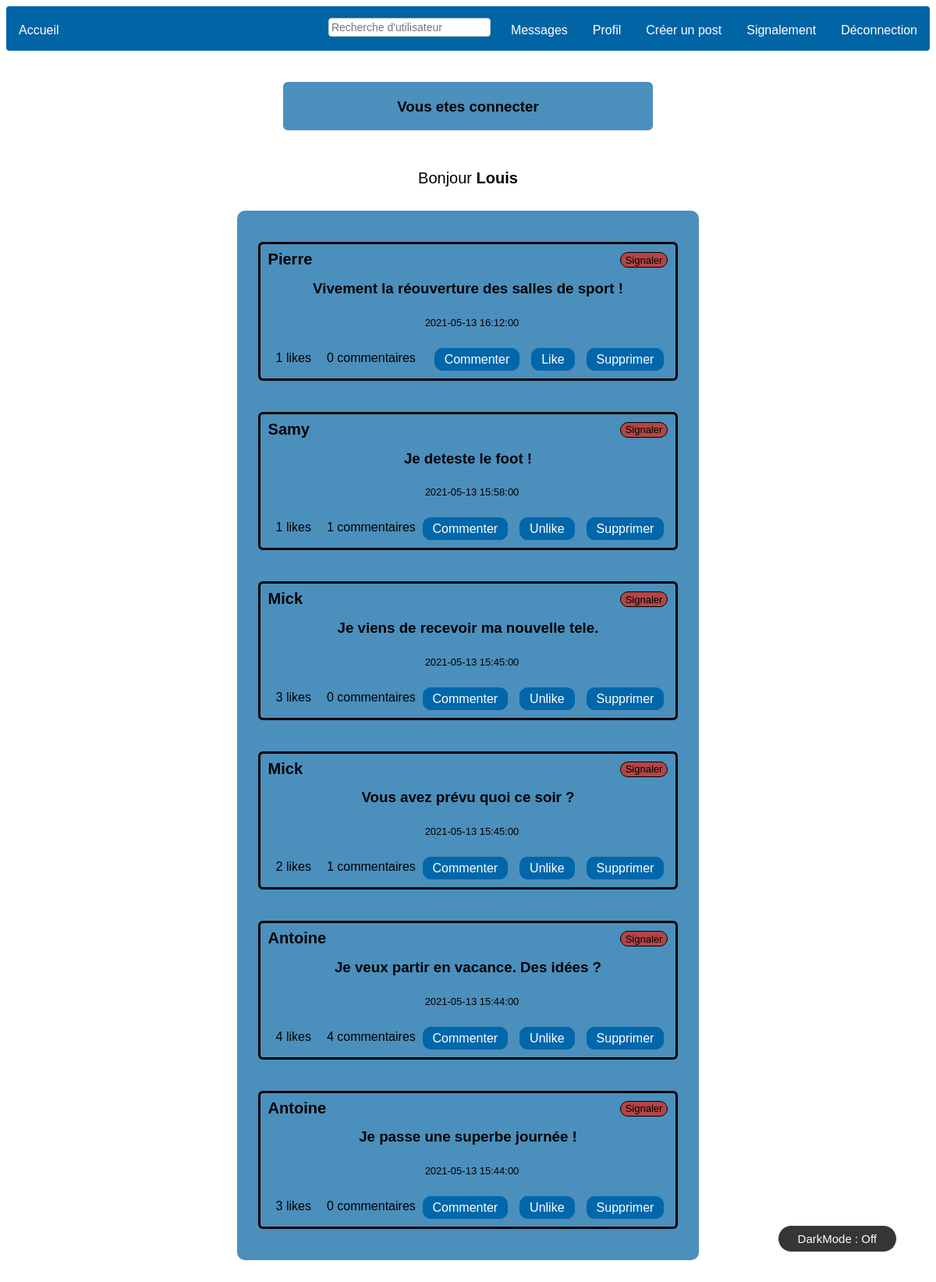
Page /WEBSITE/index.php (signed in) on the committed database.
### tables this page shows
CREATE TABLE `posts` (
  `id_post` int(11) NOT NULL,
  `id_user` int(11) NOT NULL,
  `post` varchar(1024) NOT NULL,
  `date` datetime NOT NULL
);

CREATE TABLE `users` (
  `id` int(11) NOT NULL,
  `pseudo` varchar(100) NOT NULL,
  `email` varchar(100) NOT NULL,
  `mot_de_passe` varchar(100) NOT NULL,
  `admin` tinyint(1) NOT NULL,
  `private` tinyint(1) NOT NULL,
  `bio` text DEFAULT NULL
);

### WEBSITE/file.php (the view, shortened to what this page needs)
<?php
$bdd = new PDO('mysql:host=127.0.0.1;dbname=database', 'root', '');
if (isset($_SESSION['id']) and !empty($_SESSION['id'])) {
	echo "<ul class=\"posts\">";
	$post = $bdd->prepare('SELECT * FROM posts ORDER BY id_post DESC');
	$post->execute(array());
	while ($m = $post->fetch()) {
		$id = $bdd->prepare('SELECT * FROM users WHERE id=?');
		$id->execute(array($m['id_user']));
		if ($id->rowCount() == 1) {
			$id = $id->fetch();
			$pseudo = $id['pseudo'];
			$id_post = $m['id_post'];
			$follow = $bdd->prepare('SELECT * FROM follow WHERE follower=? AND following=?');
			$follow->execute(array($_SESSION['pseudo'], $pseudo));
			if ($follow->rowCount() > 0) {
				echo "<li class=\"post\">";
				echo "<a class=\"follow\" href=create_report.php?id_post=" . $id_post . "><input class=\"report\" type=\"button\" value=\"Signaler\"></input></a></div>";
				echo "<a style=\"text-decoration: none; color: black;\" href=\"profile.php?profile=" . $pseudo . "\"><div class=\"envoyeur\">" . $pseudo . "</div></a><br><div class=\"message\"><h3>" . $m['post'] . "</h3></div><div class=\"date\">" . $m['date'] . "</div>";
				$id = $_SESSION['id'];
				$sth = $bdd->prepare("SELECT * FROM `likes` WHERE id_user =? AND id_post =?");
				$sth->execute(array($id, $id_post));
				$size = $sth->rowCount();
				if ($pseudo == $_SESSION['pseudo'] || isset($_SESSION['admin'])) {
					echo "<a class=\"delete\" href=\"delete_post.php?id=" . $id_post . "\"><input type=\"button\" class=\"supprimer\" value=\"Supprimer\"</input></a>";
				}
				if ($size >= 1) {
					echo "<a class=\"follow\" href=like.php?id_user=" . $pseudo . "&id_post=" . $id_post . "&action=1><input class=\"like\" type=\"button\" value=\"Unlike\"></input></a></div>";
				} else {
					echo "<a class=\"follow\" href=like.php?id_user=" . $pseudo . "&id_post=" . $id_post . "&action=2><input class=\"like\" type=\"button\" value=\"Like\"></input></a></div>";
				}
				$sth = $bdd->prepare("SELECT * FROM likes WHERE id_post=?");
				$sth->execute(array($id_post));
				$nbr_like = $sth->rowCount();
				echo "<a href=\"list_likes.php?id_post=" . $id_post . "\"><div class=\"like\">" . $nbr_like . " likes</div></a>";
				$sth = $bdd->prepare("SELECT * FROM comment WHERE id_post=?");
				$sth->execute(array($id_post));
				$nbr_c = $sth->rowCount();
				echo "<a href=\"list_comment.php?id_post=" . $id_post . "\"><div class=\"like\">" . $nbr_c . " commentaires</div></a>";
				echo "<a class=\"delete\" href=\"comment.php?id_post=" . $id_post . "\"><input type=\"button\" class=\"supprimer\" value=\"Commenter\"</input></a>";
				echo "</li>";
			}
		}
	}
	echo "</ul>";
}

### WEBSITE/index.php (shortened to what this page needs)
<!DOCTYPE html>
<html>
<head>
</head>
<body>
	<?php include('menu.php') ?>
	<?php if (isset($_SESSION['success'])) { ?>
		<div class="success">
			<h3>
				<?php
				echo "<div class=\"contenu\"><p>" . $_SESSION['success'] . "<p></div>";
				?>
			</h3>
		</div>
	<?php } ?>
	<div class="header">
		<p>Bonjour <strong><?php echo $_SESSION['pseudo']; ?></strong></p>
	</div>
	<?php
	include('file.php');
	?>
	<?php include('darkmode.php'); ?>
</body>
</html>

### WEBSITE/menu.php (shortened to what this page needs)
<html>
<body>
	<?php
	if (isset($_SESSION['pseudo'])) {
	?>
		<ul class="nav">
			<li class="2"><a href="index.php?logout=1">Déconnection</a></li>
			<? if (isset($_SESSION["admin"])) { ?>
				<li class="2"><a href="report_list.php">Signalement</a></li>
			<? } ?>
			<li class="2"><a href="create_post.php">Créer un post</a></li>
			<li class="1"><a href="index.php">Accueil</a></li>
			<li class="2"><a href="profile.php?profile=<?php echo $_SESSION['pseudo']; ?>">Profil</a></li>
			<li class="2"><a href="message.php">Messages</a></li>
			<li class="2">
				<form method="get">
					<input type="recherche" name="recherche" placeholder="Recherche d'utilisateur" required>
				</form>
			</li>
		</ul>
	<?php } ?>
</body>
</html>

### WEBSITE/darkmode.php (shortened to what this page needs)
<html>
<body>
	<form method="post">
		<? if (isset($_SESSION['darkmode'])) { ?>
			<button class="darkmode" name="darkmode-off">DarkMode : On</button>
		<? } else { ?>
			<button class="darkmode" name="darkmode-on">DarkMode : Off</button>
		<? } ?>
</body>
</html>
<head>
	<? if (isset($_SESSION['darkmode'])) { ?>
		<link rel="stylesheet" href="CSS/style-dark-mode.css">
	<? } else { ?>
		<link rel="stylesheet" href="CSS/style.css">
	<? } ?>
</head>

### WEBSITE/CSS/style.css (style rules this page uses)
body { text-align: center; font-family: Arial, sans-serif; }
button[class="darkmode"] { position: fixed; bottom : 40px; right: 50px; padding: 8px 25px 8px; color: rgb(253, 253, 253); background-color: #383535; font-size: 15px; border: 1px solid; border-radius: 50px; cursor: pointer; }
a:not([id="scrollUp"]) { color: black; }
input[type="button"].report { padding: 1.5px 6px 1.5px; color: black; background-color: #b44545; font-size: 13px; border: 1px solid; border-radius: 10px; margin: 10px; float: right; cursor: pointer; }
ul[class="nav"] { list-style-type: none; margin: 0; margin-bottom: 10; padding: 0; overflow: hidden; background-color: #0164a5; width: 100%; border-radius: 4px; line-height: 25px; }
li[class='1'] { float: left; }
li[class='2'] { float: right; }
li[class='1'] a, li[class='2'] a { display: block; font-family: Arial, sans-serif; color: white; text-align: center; padding: 14px 16px; text-decoration: none; margin-top: 4px; }
div[class='contenu'] { text-align: center; }
input[type='recherche'] { width: 200px; border-radius: 4px; border: 1px solid #CCC; padding: 3px; color: #333; font-size: 14px; margin-top: 15px; margin-right: 10px; }
input[type="button"]:not([class="follow"]):not([class="new_mes"]):not([class="report"]) { padding: 5px 12px 4px; color: #fff; background-color: #0067ab; font-size: 16px; border: 1px solid #0164a5; border-radius: 10px; margin-right: 15px; margin-bottom: 10px; float: right; display: block; cursor: pointer; }
ul[class="posts"] { list-style-type: none; margin: auto; margin-top: 30px; margin-bottom: 30px; padding: 0; overflow: hidden; background-color: #4b8fbd; width: 50%; border-radius: 10px; line-height: 25px; text-align: center; }
li[class="post"] { font-family: Arial, sans-serif; margin: auto; padding: 0; line-height: 25px; text-align: center; border: 3px solid rgb(8, 0, 0); width: 90%; margin-top: 40px; margin-bottom: 40px; border-radius: 6px; overflow: hidden; word-wrap: break-word; }
div[class="like"] { float: left; margin-left: 20px; }
div[class="contenu"] { list-style-type: none; margin: auto; margin-top: 40px; margin-bottom: 40px; padding: 0; overflow: hidden; background-color: #4b8fbd; width: 40%; border-radius: 6px; line-height: 25px; text-align: center; }
div[class="header"] { margin-top: 50px; font-size: 20px; font-family: Arial, sans-serif; }
div[class="envoyeur"] { margin-top: 7px; margin-bottom: 5px; margin-left: 10px; font-size: 20px; font-weight: bold; float: left; font-family: Arial, sans-serif; }
div[class="date"] { margin-bottom: 20px; font-size: 13px; font-weight: lighter; text-align: center; margin-left: 10px; }

### rows in the picture
posts: id_user.pseudo "Pierre", post "Vivement la réouverture des salles de sport !", date "2021-05-13 16:12:00", nbr_like "1", nbr_c "0"
posts: id_user.pseudo "Samy", post "Je deteste le foot !", date "2021-05-13 15:58:00", nbr_like "1", nbr_c "1"
posts: id_user.pseudo "Mick", post "Je viens de recevoir ma nouvelle tele.", date "2021-05-13 15:45:00", nbr_like "3", nbr_c "0"
posts: id_user.pseudo "Mick", post "Vous avez prévu quoi ce soir ?", date "2021-05-13 15:45:00", nbr_like "2", nbr_c "1"
posts: id_user.pseudo "Antoine", post "Je veux partir en vacance. Des idées ?", date "2021-05-13 15:44:00", nbr_like "4", nbr_c "4"
posts: id_user.pseudo "Antoine", post "Je passe une superbe journée !", date "2021-05-13 15:44:00", nbr_like "3", nbr_c "0"

### other values in the picture
$_SESSION['success'] "Vous etes connecter"
$_SESSION['pseudo'] "Louis"
